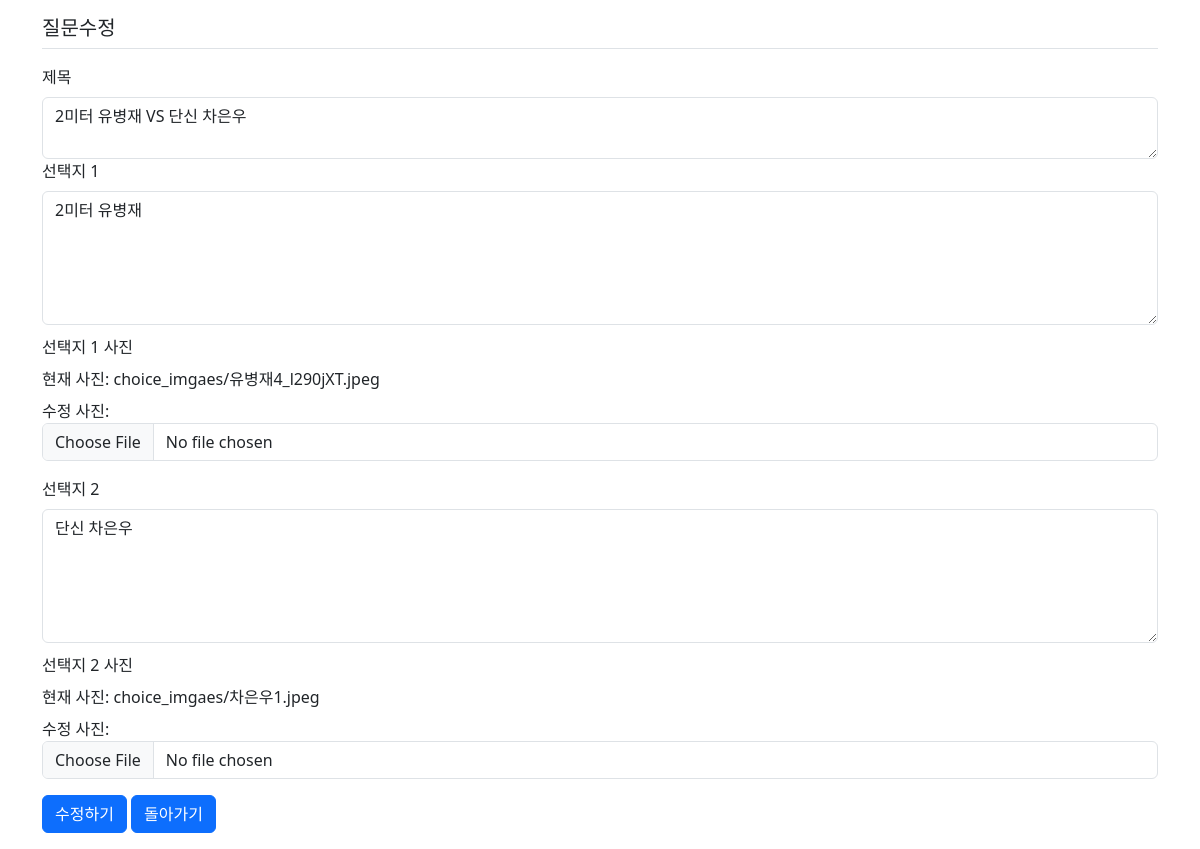
The page /polls/21/modify/ on the database its author committed.
### polls/models.py (models this page shows, shortened)
class Question(models.Model):
    user = models.ForeignKey(settings.AUTH_USER_MODEL, on_delete=models.CASCADE, default=1)
    like_users = models.ManyToManyField(settings.AUTH_USER_MODEL, related_name='like_articles')
    question_Text = models.CharField(max_length=200)
    pub_date = models.DateTimeField('date published')

class Choice(models.Model):
    question = models.ForeignKey(Question, on_delete=models.CASCADE)
    choice_text = models.CharField(max_length=200)
    votes = models.IntegerField(default=0)
    image = models.ImageField(upload_to='choice_imgaes/', null=True, blank=True)

### polls/views.py (the view)
# urls.py: path('<int:question_id>/modify/', views.modify, name='modify'),
def modify(request, question_id):
    question = get_object_or_404(Question, pk=question_id)
    return render(request, 'polls/modify.html', {'question': question})

### templates/polls/modify.html (shortened to what this page needs)
{% extends 'base.html' %} {% block content %}
<div class="container">
    <h5 class="my-3 border-bottom pb-2">질문수정</h5>
    <form action="{% url 'polls:update' question.id %}" method="post" enctype="multipart/form-data">
        <div class="mb-3">
            <label for="question_Text" class="form-label">제목</label>
            <textarea
                class="form-control"
                type="text"
                placeholder="제목"
                name="question_Text"
                id="question_Text"
                value="{{ form.subject.value|default_if_none:'' }}"
            >
{{ question.question_Text|default_if_none:''}}</textarea
            >
            <div class="mb-3">
                <label for="choice1" class="form-label">선택지 1</label>
                <textarea
                    rows="5"
                    style="margin-bottom: 10px"
                    class="form-control"
                    name="choice1"
                    id="choice1"
                    placeholder="선택지 1"
                >
{{ question.choice_set.all.0.choice_text|default_if_none:'' }}</textarea
                >
                <label for="choice_1_img" class="form-label">선택지 1 사진</label>
                <div class="mb-3">
                    {% if question.choice_set.all.0.image %}
                    <label for="choice_1_img" class="form-label">
                        현재 사진: {{ question.choice_set.all.0.image.name }}
                    </label>
                    {% endif %}
                    <br />
                    수정 사진: <input type="file" class="form-control" name="choice_1_img" id="choice_1_img" />
                </div>
                <label for="choice2" class="form-label">선택지 2</label>
                <textarea
                    rows="5"
                    style="margin-bottom: 10px"
                    class="form-control"
                    name="choice2"
                    id="choice2"
                    placeholder="선택지 2"
                >
{{ question.choice_set.all.1.choice_text|default_if_none:'' }}</textarea
                >
                <label for="choice_2_img" class="form-label">선택지 2 사진</label>
                <div class="mb-3">
                    {% if question.choice_set.all.1.image %}
                    <label for="choice_2_img" class="form-label">
                        현재 사진: {{ question.choice_set.all.1.image.name }}
                    </label>
                    {% endif %}
                    <br />
                    수정 사진: <input type="file" class="form-control" name="choice_2_img" id="choice_2_img" />
                </div>
            </div>
            <button type="submit" class="btn btn-primary">수정하기</button>
            <a class="btn btn-primary" href="{% url 'polls:detail' question.id %}">돌아가기</a>
        </div>
    </form>
</div>
{% endblock %}

### rows shown on the page
Question: question_Text "2미터 유병재 VS 단신 차은우", choice1 "2미터 유병재", choice_set.all.0.image.name "choice_imgaes/유병재4_l290jXT.jpeg", choice2 "단신 차은우", choice_set.all.1.image.name "choice_imgaes/차은우1.jpeg"
